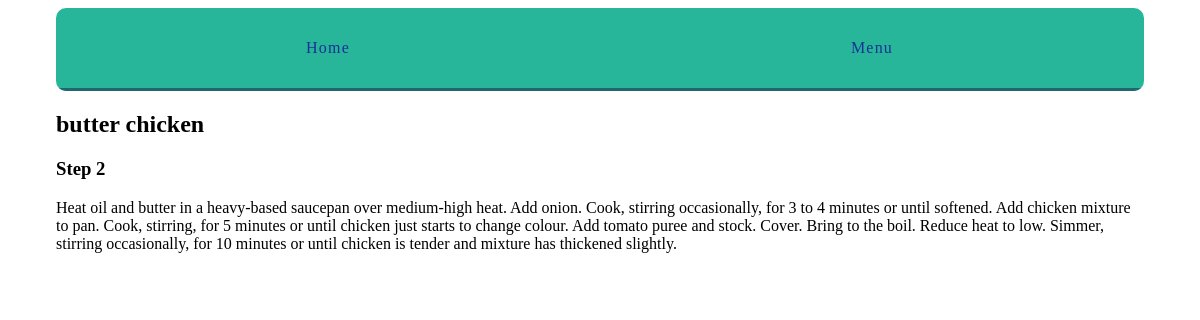
Screenshot of /catalogs/3/1/ with the database file from the repository.
### catalogs/models.py (models this page shows, shortened)
class Procedure(models.Model):
    title = models.CharField(max_length = 255)
    description = models.TextField()
    content = models.TextField(blank=True,default="")
    order = models.IntegerField (default = 0)
    catalog = models.ForeignKey(Catalog)
    class Meta:
        ordering = ['order',]

class Catalog(models.Model):
    created_at = models.DateTimeField(auto_now_add = True)
    name = models.CharField(max_length = 255)
    description = models.TextField()

### catalogs/views.py (the view)
# urls.py: url(r'(?P<catalog_pk>\d+)/(?P<procedure_pk>\d+)/$', views.procedure_detail,name='procedure'),
def procedure_detail(request, catalog_pk, procedure_pk):
    procedure = get_object_or_404(Procedure,catalog_id=catalog_pk,pk=procedure_pk)
    return render(request, 'catalogs/procedure_detail.html', {'procedure':procedure})

### catalogs/templates/catalogs/procedure_detail.html (shortened to what this page needs)
{% extends "layout.html" %}
{%block content %}
<article>
    <h2>
        <a href="{% url 'catalog:detail' pk=procedure.catalog.pk %}">{{procedure.catalog.name}}
        </a>
    </h2>
    <h3>{{procedure.title}}</h3>
    {{ procedure.content|linebreaks }}
</article>
{% endblock %}

### assets/css/layout.css (style rules this page uses)
html { box-sizing: border-box; }
*, *::after, *::before { box-sizing: inherit; }
article h2 a, article h3 a { color: black; text-decoration: none; }

### rows the page displays
Procedure: catalog.name "butter chicken", title "Step 2", content "Heat oil and butter in a heavy-based saucepan over medium-high heat. Add onion. Cook, stirring occasionally, for 3 to 4 minutes or until softened. Add chicken mixture to pan. Cook, stirring, for 5 minutes or until chicken just starts to change colour. Add tomato puree and stock. Cover. Bring to the boil. Reduce heat to low. Simmer, stirring occasionally, for 10 minutes or until chicken is tender and mixture has thickened slightly."
